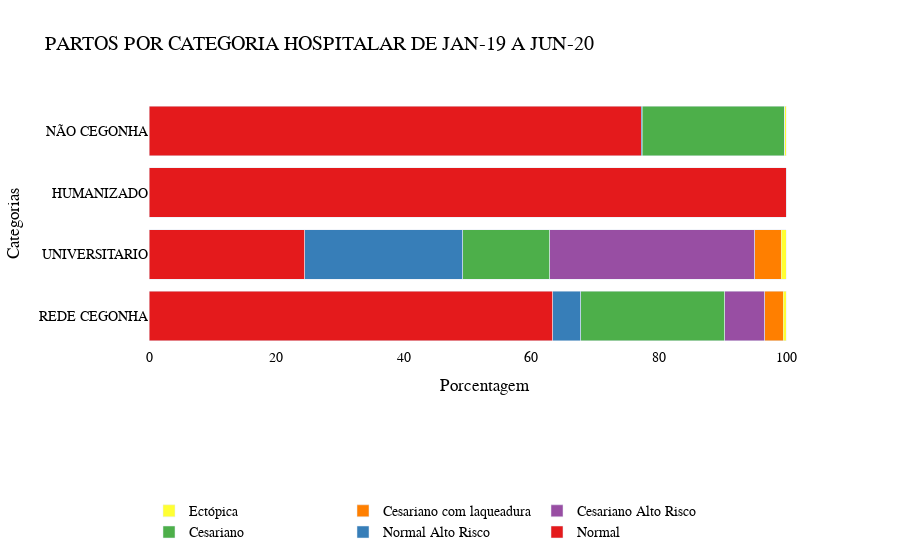

Source (notebook cell):
### Markdown cell above
*Criando o gráfico de PARTOS PO CATEGORIA HOSPITALAR*

### Code cell
fig = go.Figure()

fig.add_trace(go.Bar(y = categoria,
                x = normal,
                name = 'Normal',
                orientation='h'))
    
fig.add_trace(go.Bar(y = categoria,
                x = normalAlt,
                name = 'Normal Alto Risco',
                orientation='h'))

fig.add_trace(go.Bar(y = categoria ,
                x = cesariano ,
                name = 'Cesariano',
                orientation='h'))

fig.add_trace(go.Bar(y = categoria ,
                x = cesarAlt,
                name = 'Cesariano Alto Risco',
                orientation='h'))

fig.add_trace(go.Bar(y = categoria,
                x = laquiadura,
                name = 'Cesariano com laqueadura',
                orientation='h'))

fig.add_trace(go.Bar(y = categoria,
                x = ectopica ,
                name = 'Ectópica',
                orientation='h'))




fig.update_layout(title = 'PARTOS POR CATEGORIA HOSPITALAR DE JAN-19 A JUN-20',
                   xaxis_title='Porcentagem',
                   yaxis_title='Categorias',
                   font = {'family': 'Arial','size': 14,'color': 'black'},  
                   plot_bgcolor = 'white',
                   barmode = 'stack',
                   legend_orientation = "h",
                   legend=dict(x=0.0, y=-0.6),
                   colorway=px.colors.qualitative.Set1)

fig.update_xaxes( showgrid=False, gridwidth=1, gridcolor='lightgray',
showline=False, linewidth=1, linecolor='black')
fig.update_yaxes(showgrid=False, gridwidth=1, gridcolor='lightgray',
showline=False, linewidth=1, linecolor='black')

fig.show()

### Figure 1 — Plotly figure (JSON) as saved in the notebook; plotly's stock layout.template omitted (floating-point values rounded to 4 significant figures)
{"data": [{"name": "Normal", "orientation": "h", "type": "bar", "x": [63.3, 24.4, 100, 77.2], "y": ["REDE CEGONHA", "UNIVERSITARIO", "HUMANIZADO", "NÃO CEGONHA"]}, {"name": "Normal Alto Risco", "orientation": "h", "type": "bar", "x": [4.4, 24.8, 0, 0.2], "y": ["REDE CEGONHA", "UNIVERSITARIO", "HUMANIZADO", "NÃO CEGONHA"]}, {"name": "Cesariano", "orientation": "h", "type": "bar", "x": [22.6, 13.7, 0, 22.3], "y": ["REDE CEGONHA", "UNIVERSITARIO", "HUMANIZADO", "NÃO CEGONHA"]}, {"name": "Cesariano Alto Risco", "orientation": "h", "type": "bar", "x": [6.3, 32.1, 0, 0], "y": ["REDE CEGONHA", "UNIVERSITARIO", "HUMANIZADO", "NÃO CEGONHA"]}, {"name": "Cesariano com laqueadura", "orientation": "h", "type": "bar", "x": [2.9, 4.2, 0, 0], "y": ["REDE CEGONHA", "UNIVERSITARIO", "HUMANIZADO", "NÃO CEGONHA"]}, {"name": "Ectópica", "orientation": "h", "type": "bar", "x": [0.5, 0.8, 0, 0.3], "y": ["REDE CEGONHA", "UNIVERSITARIO", "HUMANIZADO", "NÃO CEGONHA"]}], "layout": {"barmode": "stack", "colorway": ["rgb(228,26,28)", "rgb(55,126,184)", "rgb(77,175,74)", "rgb(152,78,163)", "rgb(255,127,0)", "rgb(255,255,51)", "rgb(166,86,40)", "rgb(247,129,191)", "rgb(153,153,153)"], "font": {"color": "black", "family": "Arial", "size": 14}, "legend": {"orientation": "h", "x": 0, "y": -0.6}, "plot_bgcolor": "white", "title": {"text": "PARTOS POR CATEGORIA HOSPITALAR DE JAN-19 A JUN-20"}, "xaxis": {"gridcolor": "lightgray", "gridwidth": 1, "linecolor": "black", "linewidth": 1, "showgrid": false, "showline": false, "title": {"text": "Porcentagem"}}, "yaxis": {"gridcolor": "lightgray", "gridwidth": 1, "linecolor": "black", "linewidth": 1, "showgrid": false, "showline": false, "title": {"text": "Categorias"}}}}
